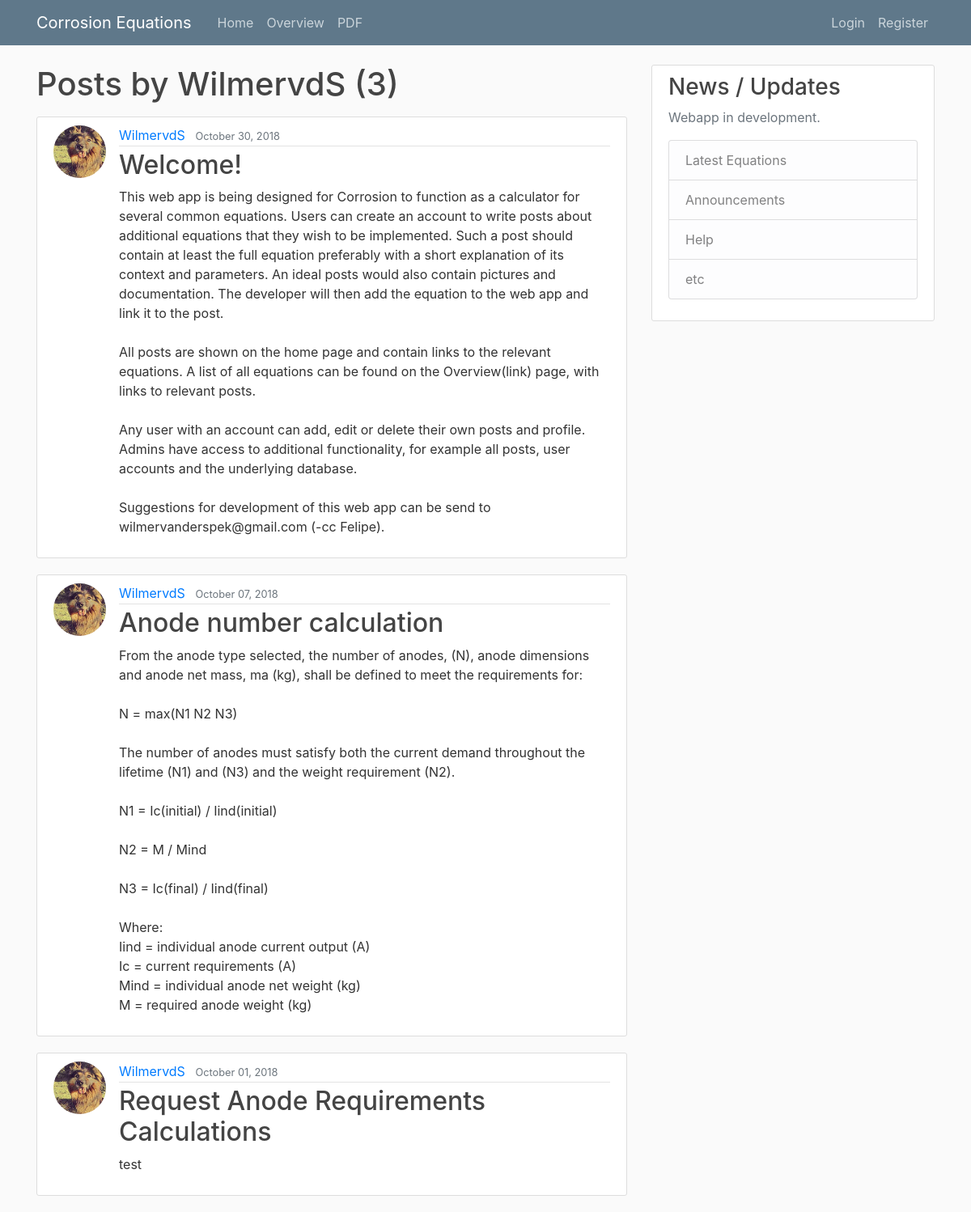
The app's page /user/WilmervdS with its own data.
### blog/models.py (models this page shows, shortened)
class Post(models.Model):
    title = models.CharField(max_length=100)
    content = models.TextField()
    date_posted = models.DateTimeField(default=timezone.now)
    author = models.ForeignKey(User, on_delete=models.CASCADE)

### users/models.py (models this page shows, shortened)
class Profile(models.Model):
    user = models.OneToOneField(User, on_delete=models.CASCADE)
    image = models.ImageField(default='default.jpg', upload_to='profile_pics')

### blog/views.py (the view)
# urls.py: path('user/<str:username>', UserPostListView.as_view(), name='user-posts'),
class UserPostListView(ListView):
    model = Post
    template_name = 'blog/user_posts.html'  # <app>/<model>_<viewtype>.html
    context_object_name = 'posts'
    paginate_by = 5
    def get_queryset(self):
        user = get_object_or_404(User, username=self.kwargs.get('username'))
        return Post.objects.filter(author=user).order_by('-date_posted')

### blog/templates/blog/user_posts.html (shortened to what this page needs)
{% extends "blog/base.html" %}
{% block content %}
    <h1 class="mb-3">Posts by {{ view.kwargs.username }} ({{ page_obj.paginator.count }})</h1>
    {% for post in posts %}
        <article class="media content-section">
          <img class="rounded-circle article-img" src="{{ post.author.profile.image.url }}">
          <div class="media-body">
            <div class="article-metadata">
              <a class="mr-2" href="{% url 'user-posts' post.author.username %}">{{ post.author }}</a>
              <small class="text-muted">{{ post.date_posted|date:"F d, Y" }}</small>
            </div>
            <h2><a class="article-title" href="{% url 'post-detail' post.id %}">{{ post.title }}</a></h2>
            <p class="article-content">{{ post.content }}</p>
          </div>
        </article>
    {% endfor %}
{% endblock content %}

### blog/static/blog/main.css (style rules this page uses)
body { background: #fafafa; color: #333333; margin-top: 5rem; }
h1, h2, h3, h4, h5, h6 { color: #444444; }
.content-section { background: #ffffff; padding: 10px 20px; border: 1px solid #dddddd; border-radius: 3px; margin-bottom: 20px; }
.article-title { color: #444444; }
.article-content { white-space: pre-line; }
.article-img { height: 65px; width: 65px; margin-right: 16px; }
.article-metadata { padding-bottom: 1px; margin-bottom: 4px; border-bottom: 1px solid #e3e3e3 }

### records on screen
Post: author.profile.image (picture), author "WilmervdS", date_posted "October 30, 2018", title "Welcome!", content "This web app is being designed for Corrosion to function as a calculator for several common equations. Users can create an account to write posts about additional equations that they wish to be implemented. Such a post should contain at least the full equation preferably with a short explanation of its context and parameters. An ideal posts would also contain pictures and documentation. The developer will then add the equation to the web app and link it to the post. All posts are shown on the home page and contain links to the relevant equations. A list of all equations can be found on the Overview(link) page, with links to relevant posts. Any user with an account can add, edit or delete…"
Post: author.profile.image (picture), author "WilmervdS", date_posted "October 07, 2018", title "Anode number calculation", content "From the anode type selected, the number of anodes, (N), anode dimensions and anode net mass, ma (kg), shall be defined to meet the requirements for: N = max(N1 N2 N3) The number of anodes must satisfy both the current demand throughout the lifetime (N1) and (N3) and the weight requirement (N2). N1 = Ic(initial) / Iind(initial) N2 = M / Mind N3 = Ic(final) / Iind(final) Where: Iind = individual anode current output (A) Ic = current requirements (A) Mind = individual anode net weight (kg) M = required anode weight (kg)"
Post: author.profile.image (picture), author "WilmervdS", date_posted "October 01, 2018", title "Request Anode Requirements Calculations", content "test"

### other values on screen
{{ view.kwargs.username }} "WilmervdS"
{{ page_obj.paginator.count }} "3"
